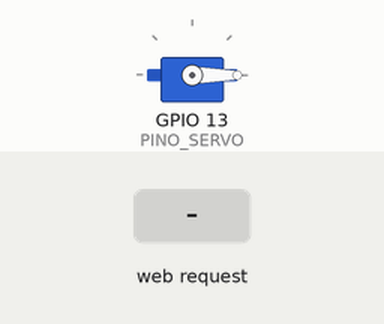
This sketch was run on a simulated ESP32. On the bench: servo. The test bench sets the inputs (shaded band). WiFi joins after 1.5 s; servers stay silent unless stated; what the sketch prints to the serial monitor is not drawn.

Above: at 3.7 s.
3.8 s: HTTP request GET /mover?classe=RECICLAVEL received
At 4.4 s:
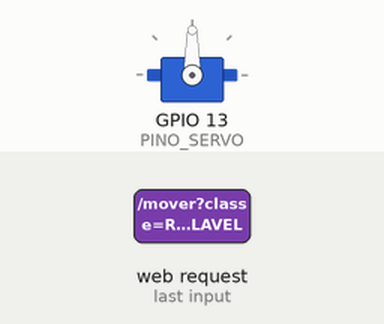
5.3 s: HTTP request GET /mover?classe=ORGANICO received
At 5.6 s:
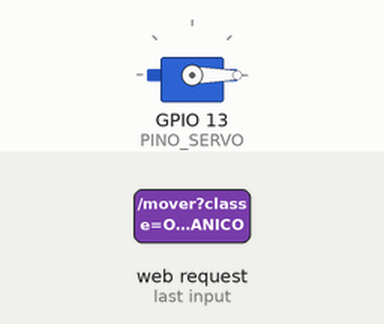
Timing chart, 0 to 8.3 s (numbered marks = the images above; inputs shaded):
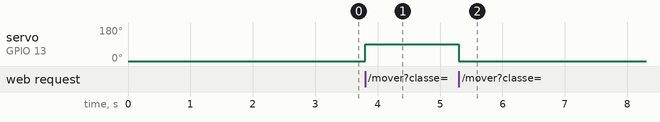

The sketch:

esp32_servo_controlador.ino
```cpp
/*
 * Sistema de Segregação Automática de Lixo
 * ESP32 — Controlador do Servo (via WiFi)
 *
 * O ESP32 sobe um servidor HTTP simples
 * na rede local e espera receber comandos do script Python que roda
 * no PC/Raspberry Pi (onde a câmera USB está conectada).
 *
 * Endpoint:
 *   GET http://<IP_DO_ESP32>/mover?classe=organico
 *   GET http://<IP_DO_ESP32>/mover?classe=reciclavel
 *
 * Bibliotecas necessárias:
 *  - ESP32Servo (by Kevin Harrington / madhephaestus)
 *  - (WiFi.h e WebServer.h já vêm com o core do ESP32)
 *
 * Board: qualquer ESP32 genérico (DevKit, etc.)
 */

#include <WiFi.h>
#include <WebServer.h>
#include <ESP32Servo.h>

// ===================== CONFIGURAÇÕES =====================
const char* WIFI_SSID     = ""; //Altere baseado no nome e senha da rede
const char* WIFI_PASSWORD = ""; //Wifi TEM que ser 2.4gGhz, o ESP32 não consegue se conectar a redes 5G

const int PINO_SERVO = 13; // qualquer do ESP32

const int ANGULO_ORGANICO     = 0; //divisões de lixo
const int ANGULO_RECICLAVEL = 90;

WebServer servidor(80); //abre o servidor na porta 80
Servo servoLixo;

void tratarMover() {
  if (!servidor.hasArg("classe")) {
    servidor.send(400, "application/json", "{\"erro\":\"parametro 'classe' ausente\"}");
    return;
  }
//Envia para o servidor a classe reconhecida
  String classe = servidor.arg("classe");
  if (classe == "ORGANICO") {
    Serial.println(">> Movendo servo para 0° (organico)"); //0 graus se organico, 90 se reciclável
    servoLixo.write(ANGULO_ORGANICO);
    servidor.send(200, "application/json", "{\"status\":\"ok\",\"angulo\":0}");
  } else if (classe == "RECICLAVEL") {
    Serial.println(">> Movendo servo para 90° (reciclavel)");
    servoLixo.write(ANGULO_RECICLAVEL);
    servidor.send(200, "application/json", "{\"status\":\"ok\",\"angulo\":90}");
  } else {
    servidor.send(400, "application/json", "{\"erro\":\"classe invalida\"}");
  }
}

//Notificação do servidor online
void tratarSaude() {
  servidor.send(200, "application/json", "{\"status\":\"online\"}");
}

void setup() {
  //Inicia a porta serial na frequência 115200 (alterar na Arduino IDE)
  Serial.begin(115200);
  delay(1000);

  WiFi.begin(WIFI_SSID, WIFI_PASSWORD);
  Serial.printf("Conectando ao WiFi %s", WIFI_SSID);
  while (WiFi.status() != WL_CONNECTED) {
    delay(500);
    Serial.print(".");
  }
  Serial.println("\nWiFi conectado!");
  Serial.print("IP do ESP32 (use este IP no script Python): "); //IP do servidor do esp32
  Serial.println(WiFi.localIP());

  servoLixo.setPeriodHertz(50);
  servoLixo.attach(PINO_SERVO, 500, 2400);
  servoLixo.write(ANGULO_ORGANICO); // posição inicial

  servidor.on("/mover", tratarMover);
  servidor.on("/saude", tratarSaude);
  servidor.begin();
  Serial.println("Servidor HTTP iniciado na porta 80.");
}

void loop() {
  servidor.handleClient();
}
```

Measured:
- after the input at 3.8 s, servo on GPIO 13 (PINO_SERVO): 0° → 90° at once
- after the input at 5.3 s, servo on GPIO 13 (PINO_SERVO): 90° → 0° at once
